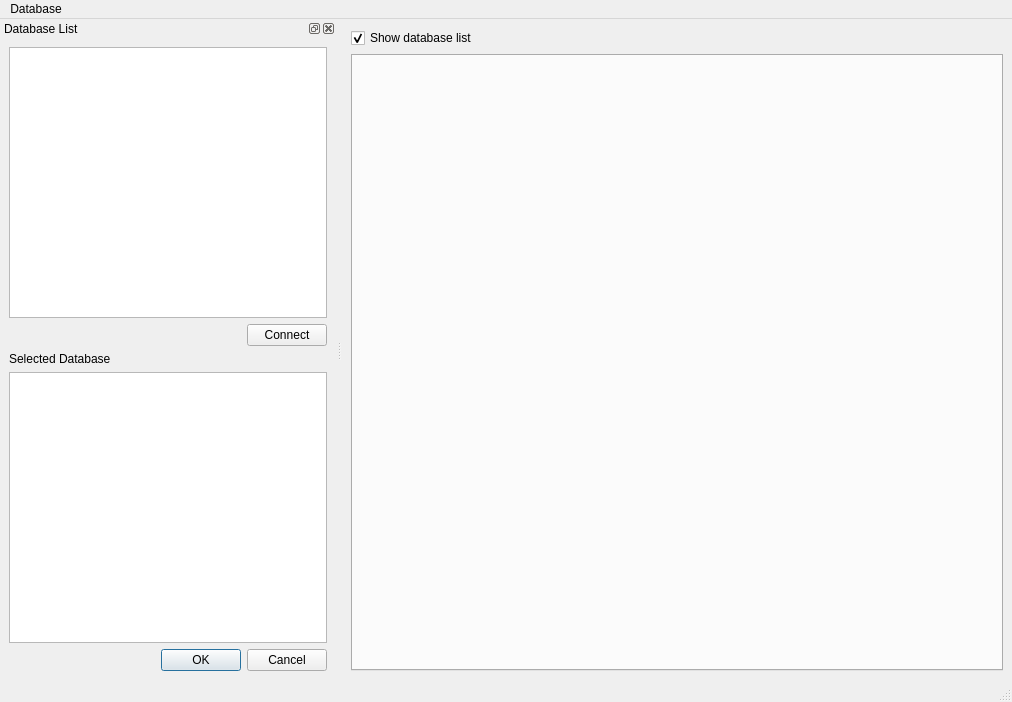
<?xml version="1.0" encoding="UTF-8"?>
<ui version="4.0">
 <class>MainWindow</class>
 <widget class="QMainWindow" name="MainWindow">
  <property name="geometry">
   <rect>
    <x>0</x>
    <y>0</y>
    <width>1012</width>
    <height>702</height>
   </rect>
  </property>
  <property name="windowTitle">
   <string>MainWindow</string>
  </property>
  <widget class="QWidget" name="centralwidget">
   <layout class="QHBoxLayout" name="horizontalLayout">
    <item>
     <layout class="QVBoxLayout" name="verticalLayout"/>
    </item>
    <item>
     <layout class="QVBoxLayout" name="verticalLayout_2">
      <item>
       <widget class="QCheckBox" name="checkBox">
        <property name="text">
         <string>Show database list</string>
        </property>
        <property name="checked">
         <bool>true</bool>
        </property>
       </widget>
      </item>
      <item>
       <widget class="OpenedDBList" name="opened">
        <property name="tabPosition">
         <enum>QTabWidget::West</enum>
        </property>
        <property name="tabShape">
         <enum>QTabWidget::Rounded</enum>
        </property>
        <property name="currentIndex">
         <number>-1</number>
        </property>
       </widget>
      </item>
     </layout>
    </item>
   </layout>
  </widget>
  <widget class="QMenuBar" name="menubar">
   <property name="geometry">
    <rect>
     <x>0</x>
     <y>0</y>
     <width>1012</width>
     <height>21</height>
    </rect>
   </property>
   <widget class="QMenu" name="menuDatabase">
    <property name="title">
     <string>Database</string>
    </property>
    <addaction name="actionNew_Database"/>
    <addaction name="separator"/>
    <addaction name="actionConnect_to_selected_database"/>
    <addaction name="actionCommit_and_disconnect"/>
   </widget>
   <addaction name="menuDatabase"/>
  </widget>
  <widget class="QStatusBar" name="statusbar"/>
  <widget class="QDockWidget" name="dockWidget">
   <property name="windowTitle">
    <string>Database List</string>
   </property>
   <attribute name="dockWidgetArea">
    <number>1</number>
   </attribute>
   <widget class="QWidget" name="wi_dock_dblist">
    <layout class="QGridLayout" name="gridLayout">
     <item row="0" column="0" colspan="2">
      <widget class="QListView" name="wi_dblist"/>
     </item>
     <item row="1" column="0">
      <spacer name="horizontalSpacer">
       <property name="orientation">
        <enum>Qt::Horizontal</enum>
       </property>
       <property name="sizeHint" stdset="0">
        <size>
         <width>232</width>
         <height>20</height>
        </size>
       </property>
      </spacer>
     </item>
     <item row="1" column="1">
      <widget class="QPushButton" name="wi_btn_connect">
       <property name="text">
        <string>Connect</string>
       </property>
      </widget>
     </item>
     <item row="3" column="0" colspan="2">
      <widget class="QTableView" name="wi_dbinfo">
       <property name="sizePolicy">
        <sizepolicy hsizetype="Expanding" vsizetype="Expanding">
         <horstretch>0</horstretch>
         <verstretch>0</verstretch>
        </sizepolicy>
       </property>
      </widget>
     </item>
     <item row="4" column="0" colspan="2">
      <widget class="QDialogButtonBox" name="buttonBox">
       <property name="standardButtons">
        <set>QDialogButtonBox::Cancel|QDialogButtonBox::Ok</set>
       </property>
      </widget>
     </item>
     <item row="2" column="0" colspan="2">
      <widget class="QLabel" name="label">
       <property name="text">
        <string>Selected Database</string>
       </property>
      </widget>
     </item>
    </layout>
   </widget>
  </widget>
  <action name="actionNew_Database">
   <property name="text">
    <string>New database connection...</string>
   </property>
  </action>
  <action name="actionConnect_to_selected_database">
   <property name="text">
    <string>Connect to selected database</string>
   </property>
  </action>
  <action name="actionCommit_and_disconnect">
   <property name="text">
    <string>Commit and disconnect</string>
   </property>
  </action>
 </widget>
 <customwidgets>
  <customwidget>
   <class>OpenedDBList</class>
   <extends>QTabWidget</extends>
   <header location="global">openeddblist.h</header>
   <container>1</container>
  </customwidget>
 </customwidgets>
 <resources/>
 <connections>
  <connection>
   <sender>checkBox</sender>
   <signal>clicked(bool)</signal>
   <receiver>dockWidget</receiver>
   <slot>setVisible(bool)</slot>
   <hints>
    <hint type="sourcelabel">
     <x>573</x>
     <y>46</y>
    </hint>
    <hint type="destinationlabel">
     <x>74</x>
     <y>31</y>
    </hint>
   </hints>
  </connection>
  <connection>
   <sender>dockWidget</sender>
   <signal>visibilityChanged(bool)</signal>
   <receiver>checkBox</receiver>
   <slot>setChecked(bool)</slot>
   <hints>
    <hint type="sourcelabel">
     <x>325</x>
     <y>80</y>
    </hint>
    <hint type="destinationlabel">
     <x>377</x>
     <y>43</y>
    </hint>
   </hints>
  </connection>
 </connections>
</ui>
